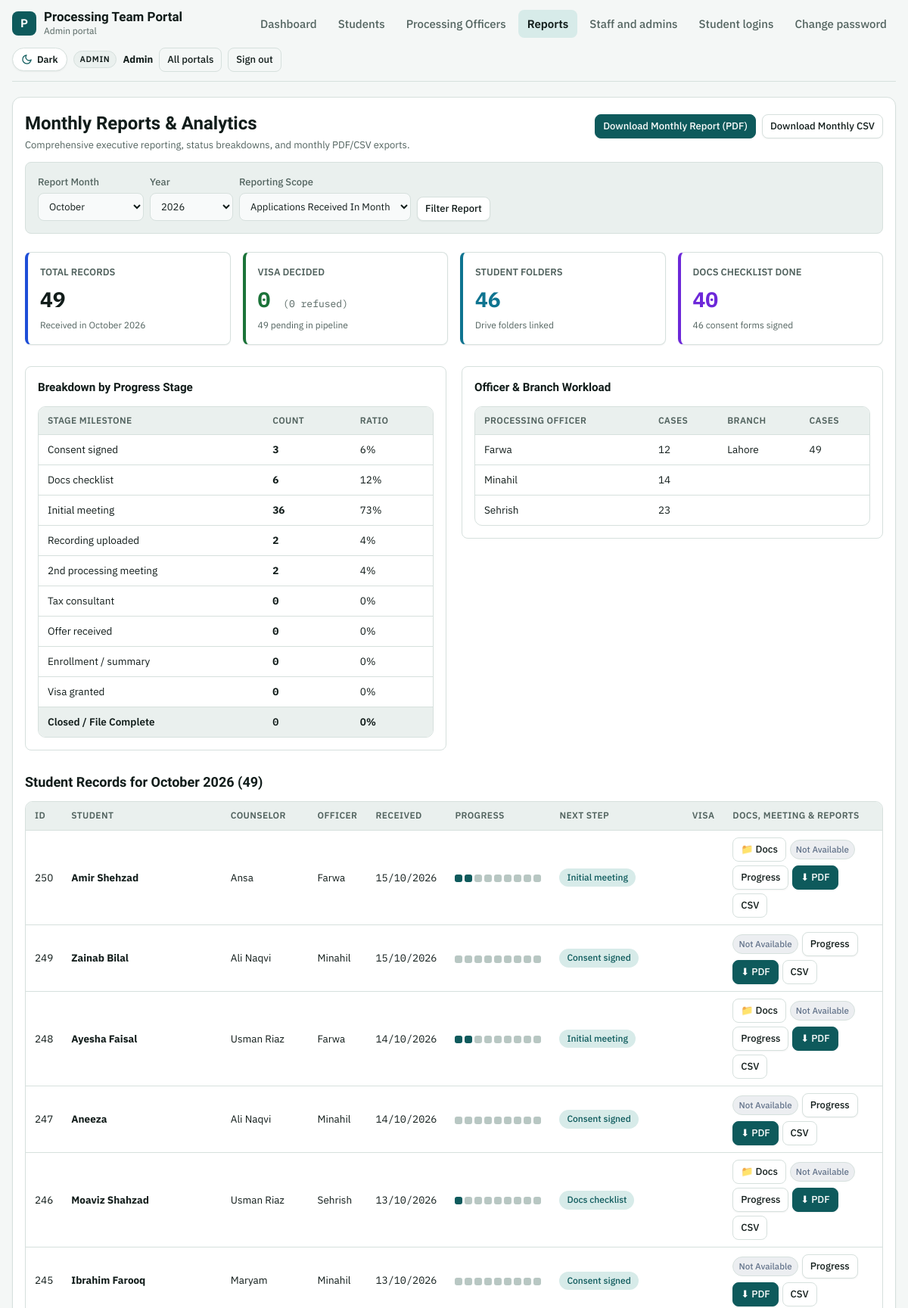
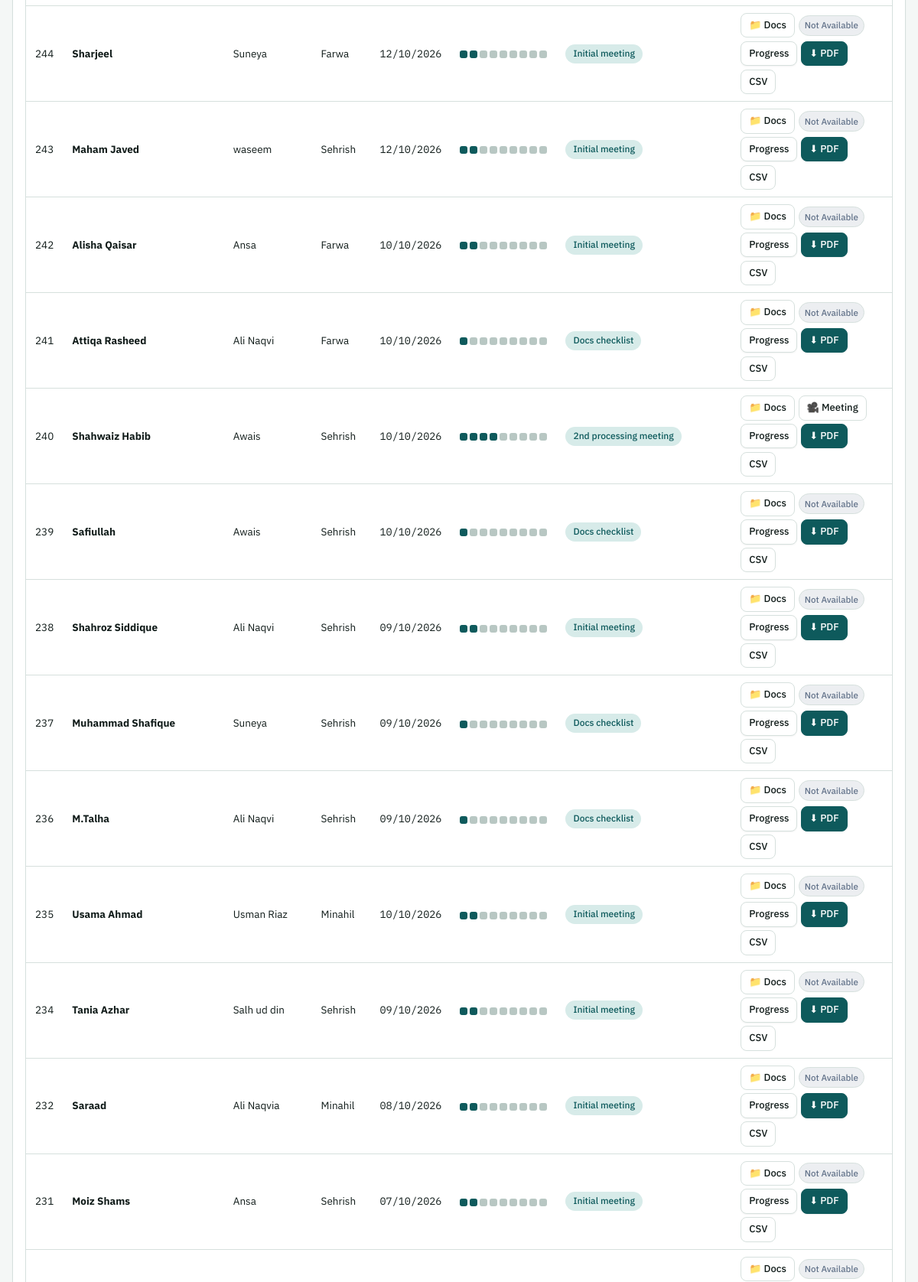
Screenshot of /admin/reports.php (signed in, upper part) with the database file from the repository (2 pictures, top to bottom).
### tables this page shows
CREATE TABLE users (
  id                   INTEGER PRIMARY KEY AUTOINCREMENT,
  name                 TEXT NOT NULL,
  username             TEXT NOT NULL UNIQUE,
  password_hash        TEXT NOT NULL,
  role                 TEXT NOT NULL CHECK(role IN ('admin','officer','student')),
  student_id           INTEGER NULL UNIQUE,
  active               INTEGER NOT NULL DEFAULT 1,
  must_change_password INTEGER NOT NULL DEFAULT 1,
  last_login           TEXT NULL,
  created_at           TEXT NOT NULL, department TEXT DEFAULT 'backend',
  FOREIGN KEY (student_id) REFERENCES students(id) ON DELETE CASCADE
);

CREATE TABLE students (
  id                INTEGER PRIMARY KEY AUTOINCREMENT,
  name              TEXT NOT NULL,
  counselor         TEXT NULL,
  officer_id        INTEGER NULL,
  entered_by        INTEGER NULL,
  refund            TEXT NULL,
  branch            TEXT NULL,
  intake            TEXT NULL,
  received_date     TEXT NULL,
  consult1          TEXT NULL,
  consent           TEXT NULL,
  docs_checklist    TEXT NULL,
  initial_meeting   TEXT NULL,
  follow_up_1       TEXT NULL,
  recorded_uploaded TEXT NULL,
  drive_link        TEXT NULL,
  meeting_priority  TEXT NULL,
  second_meeting    TEXT NULL,
  follow_up_2       TEXT NULL,
  tax_meeting       TEXT NULL,
  follow_up_3       TEXT NULL,
  offer             TEXT NULL,
  consult2          TEXT NULL,
  disc2             TEXT NULL,
  enrollment        TEXT NULL,
  consult3          TEXT NULL,
  disc3             TEXT NULL,
  visa              TEXT NULL,
  last_installment  TEXT NULL,
  remarks           TEXT NULL,
  created_at        TEXT NOT NULL,
  updated_at        TEXT NULL
, csc_status TEXT DEFAULT NULL, csc_verified_at TEXT DEFAULT NULL, csc_verified_by INTEGER DEFAULT NULL, sheet_sr INTEGER, email TEXT, student_password TEXT, portal_id TEXT, portal_password TEXT, shortlisting TEXT, pending_docs_note TEXT, doc_request_date TEXT, enrollment_date TEXT, installment_1 TEXT, installment_2 TEXT, installment_3 TEXT, installment_4 TEXT, threat_cancellation TEXT, meeting_link TEXT, drive_files_json TEXT NULL, frontend_officer_id INTEGER DEFAULT NULL, frontend_officer_name TEXT DEFAULT NULL);

### admin/reports.php (the view, shortened to what the rows shown need)
<?php
require __DIR__ . '/../app/bootstrap.php';
require APP . '/layout.php';
$u = require_role('admin');
$currentYear = (int)date('Y');
$currentMonth = (int)date('n');
$year = (int)get('year');
if ($year < 2020 || $year > $currentYear + 2) {
    $year = $currentYear;
}
$month = (int)get('month');
if ($month < 1 || $month > 12) {
    $month = $currentMonth;
}
$scope = get('scope') === 'active' ? 'active' : 'received';
$startDate = sprintf('%04d-%02d-01', $year, $month);
$endDate = date('Y-m-t', strtotime($startDate));
if ($scope === 'received') {
    $sql = "SELECT s.*, o.name AS officer_name
            FROM students s
            LEFT JOIN users o ON o.id = s.officer_id
            WHERE (s.received_date BETWEEN ? AND ?)
               OR (s.received_date IS NULL AND substr(s.created_at, 1, 10) BETWEEN ? AND ?)
            ORDER BY s.id DESC";
    $params = [$startDate, $endDate, $startDate, $endDate];
}
$students = q($sql, $params)->fetchAll();
$summary = [
    'total'          => count($students),
    'granted'        => 0,
    'refused'        => 0,
    'pending_visa'   => 0,
    'consent_done'   => 0,
    'checklist_done' => 0,
    'drive_folders'  => 0,
    'stage_counts'   => [],
    'officer_counts' => [],
    'branch_counts'  => [],
];
foreach (STAGES as $st) {
    $summary['stage_counts'][$st[0]] = 0;
}
$summary['stage_counts']['Closed'] = 0;
foreach ($students as $s) {
    $ns = next_stage($s);
    if ($ns && isset($summary['stage_counts'][$ns])) {
        $summary['stage_counts'][$ns]++;
    } else {
        $summary['stage_counts']['Closed']++;
    }
    $offName = $s['officer_name'] ?: 'Not assigned';
    $summary['officer_counts'][$offName] = ($summary['officer_counts'][$offName] ?? 0) + 1;
    $brName = $s['branch'] ?: 'Other / Unset';
    $summary['branch_counts'][$brName] = ($summary['branch_counts'][$brName] ?? 0) + 1;
}
$monthNames = [1 => 'January', 2 => 'February', 3 => 'March', 4 => 'April', 5 => 'May', 6 => 'June', 7 => 'July', 8 => 'August', 9 => 'September', 10 => 'October', 11 => 'November', 12 => 'December'];
$selectedMonthName = $monthNames[$month] . ' ' . $year;
page_start('Monthly Reports', $u, PORTALS['admin']['label']);
?>
<section class="panel">
  <div class="panel-h">
    <div>
      <h1>Monthly Reports & Analytics</h1>
    </div>
  </div>
  <div class="grid2" style="margin-bottom: 1.75rem;">
    <div class="report-subpanel">
      <div class="tbl"><table>
        <thead><tr><th>Stage Milestone</th><th>Count</th><th>Ratio</th></tr></thead>
        <tbody>
        <?php foreach (STAGES as $st): $c = $summary['stage_counts'][$st[0]] ?? 0; $pct = round(($c / max(1, $summary['total'])) * 100); ?>
          <tr>
            <td><?= h($st[0]) ?></td>
            <td class="num"><b><?= $c ?></b></td>
            <td><?= $pct ?>%</td>
          </tr>
        <?php endforeach; ?>
        <?php $closed = $summary['stage_counts']['Closed'] ?? 0; ?>
        <tr class="tr-summary">
          <td>Closed / File Complete</td>
          <td class="num"><?= $closed ?></td>
          <td><?= round(($closed / max(1, $summary['total'])) * 100) ?>%</td>
        </tr>
        </tbody>
      </table></div>
    </div>
    <div class="report-subpanel">
      <div class="tbl"><table>
        <thead><tr><th>Processing Officer</th><th>Cases</th><th>Branch</th><th>Cases</th></tr></thead>
        <?php
          $offKeys = array_keys($summary['officer_counts']);
          $brKeys = array_keys($summary['branch_counts']);
          $maxRows = max(count($offKeys), count($brKeys));
          for ($i = 0; $i < $maxRows; $i++):
            $oK = $offKeys[$i] ?? '';
            $oV = $oK !== '' ? $summary['officer_counts'][$oK] : '';
            $bK = $brKeys[$i] ?? '';
            $bV = $bK !== '' ? $summary['branch_counts'][$bK] : '';
        ?>
          <tr>
            <td><?= h($oK) ?></td>
            <td class="num"><?= $oV ?></td>
            <td><?= h($bK) ?></td>
            <td class="num"><?= $bV ?></td>
          </tr>
        <?php endfor; ?>
      </table></div>
    </div>
  </div>
  <div class="panel-h" style="margin-top: 1rem;">
    <h2>Student Records for <?= h($selectedMonthName) ?> (<?= count($students) ?>)</h2>
  </div>
  <?php if (!$students): ?>
    <div class="empty">No student records match <?= h($selectedMonthName) ?> under scope "<?= h($scope) ?>". Try selecting another month or switching to "Active Pipeline Cases".</div>
  <?php else: ?>
  <div class="tbl"><table>
    <thead>
      <tr>
        <th>ID</th>
        <th>Student</th>
        <th>Counselor</th>
        <th>Officer</th>
        <th>Received</th>
        <th>Progress</th>
        <th>Next step</th>
        <th>Visa</th>
        <th>Docs, Meeting & Reports</th>
      </tr>
    </thead>
    <tbody>
    <?php foreach ($students as $s):
      $ns = next_stage($s);
      $dl = safe_link($s['drive_link'] ?? '');
      $hasMeeting = student_has_meeting($s);
      $ml = url('meeting.php?id=' . (int)$s['id']);
    ?>
      <tr>
        <td><?= (int)$s['id'] ?></td>
        <td><a href="<?= h(url('admin/student.php?id=' . $s['id'])) ?>"><b><?= h($s['name']) ?></b></a></td>
        <td><?= h($s['counselor'] ?: '-') ?></td>
        <td><?= h($s['officer_name'] ?: 'Not assigned') ?></td>
        <td class="num"><?= h(fmt_date($s['received_date'])) ?></td>
        <td><a href="<?= h(url('admin/progress.php?id=' . $s['id'])) ?>" title="View student progress" style="text-decoration:none; display:inline-block;"><?= progress_dots($s) ?></a></td>
        <td><?= $ns ? '<span class="pill acc">' . h($ns) . '</span>' : '<span class="pill ok">Closed</span>' ?></td>
        <td><?php if ($s['visa']): ?><span class="pill <?= pill_class($s['visa']) ?>"><?= h($s['visa']) ?></span><?php endif; ?></td>
        <td>
          <div style="display:flex; gap:0.3rem; align-items:center; flex-wrap:wrap;">
            <?php if ($dl): ?>
              <a class="btn sm ghost" href="<?= h($dl) ?>" target="_blank" rel="noopener noreferrer" title="Open Student Documents Folder in Google Drive">📁 Docs</a>
            <?php endif; ?>
            <?php if ($hasMeeting): ?>
              <a class="btn sm ghost" href="<?= h($ml) ?>" target="_blank" rel="noopener noreferrer" title="Open Recorded Meeting Video / Zoom">🎥 Meeting</a>
            <?php else: ?>
              <span class="pill muted" style="font-size:0.72rem; padding:0.2rem 0.45rem; background:rgba(100,116,139,0.12); color:#64748b;" title="Meeting video not available">Not Available</span>
            <?php endif; ?>
            <a class="btn sm" href="<?= h(url('admin/progress.php?id=' . $s['id'])) ?>" title="Live Student Progress">Progress</a>
            <a class="btn sm primary" href="<?= h(url('admin/report.php?id=' . $s['id'] . '&format=pdf')) ?>" title="Download PDF">⬇ PDF</a>
            <a class="btn sm ghost" href="<?= h(url('admin/report.php?id=' . $s['id'] . '&format=csv')) ?>" title="Download CSV">CSV</a>
          </div>
        </td>
      </tr>
    <?php endforeach; ?>
    </tbody>
  </table></div>
  <?php endif; ?>
</section>
<?php
page_end();

### app/layout.php (shortened to what the rows shown need)
<?php
function nav_items(string $role): array {
    return match ($role) {
        'admin'   => ['admin/index.php' => 'Dashboard', 'admin/students.php' => 'Students', 'admin/officers.php' => 'Processing Officers', 'admin/reports.php' => 'Reports', 'admin/staff.php' => 'Staff and admins', 'admin/logins.php' => 'Student logins'],
        'officer' => ['officer/index.php' => 'Dashboard', 'officer/students.php' => 'My students'],
        'student' => ['student/index.php' => 'My file'],
        default   => [],
    };
}
function theme_toggle_btn(): string {
    return '<button type="button" class="theme-toggle" data-theme-toggle aria-label="Switch theme" title="Switch between Light and Dark mode" aria-pressed="false">'
         . '<svg class="icon-sun" viewBox="0 0 24 24" aria-hidden="true"><circle cx="12" cy="12" r="5"/><line x1="12" y1="1" x2="12" y2="3"/><line x1="12" y1="21" x2="12" y2="23"/><line x1="4.22" y1="4.22" x2="5.64" y2="5.64"/><line x1="18.36" y1="18.36" x2="19.78" y2="19.78"/><line x1="1" y1="12" x2="3" y2="12"/><line x1="21" y1="12" x2="23" y2="12"/><line x1="4.22" y1="19.78" x2="5.64" y2="18.36"/><line x1="18.36" y1="5.64" x2="19.78" y2="4.22"/></svg>'
         . '<svg class="icon-moon" viewBox="0 0 24 24" aria-hidden="true"><path d="M21 12.79A9 9 0 1 1 11.21 3 7 7 0 0 0 21 12.79z"/></svg>'
         . '<span data-theme-label>Dark</span>'
         . '</button>';
}
function page_start(string $title, ?array $u = null, string $portalLabel = ''): void {
    global $CONFIG;
    $self = ltrim(substr(parse_url($_SERVER['REQUEST_URI'] ?? '', PHP_URL_PATH) ?: '', strlen(base_url())), '/');
    $cookieTheme = $_COOKIE['ptp_theme'] ?? '';
    $htmlThemeAttr = in_array($cookieTheme, ['light', 'dark'], true) ? ' data-theme="' . h($cookieTheme) . '"' : '';
    ?><!doctype html>
<html lang="en"<?= $htmlThemeAttr ?>>
<head>
<link rel="stylesheet" href="<?= h(url('assets/style.css')) ?>">
</head>
<body>
<div class="wrap">
<?php if ($u): ?>
<header class="top">
  <a class="brand" href="<?= h(url('index.php')) ?>" style="text-decoration:none; color:inherit;"><div class="mark">P</div><div><div class="app"><?= h($CONFIG['app_name']) ?></div><small><?= h($portalLabel) ?></small></div></a>
  <nav class="tabs">
    <?php foreach (nav_items($u['role']) as $href => $label): ?>
      <a href="<?= h(url($href)) ?>" <?= $self === $href ? 'aria-current="page"' : '' ?>><?= h($label) ?></a>
    <?php endforeach; ?>
    <a href="<?= h(url('account/password.php?portal=' . $u['role'])) ?>" <?= $self === 'account/password.php' ? 'aria-current="page"' : '' ?>>Change password</a>
  </nav>
  <div class="who">
    <?= theme_toggle_btn() ?>
    <span class="role"><?= h(ucfirst($u['role'] === 'officer' ? 'Officer' : $u['role'])) ?></span>
    <b><?= h($u['name']) ?></b>
    <a class="btn sm ghost" href="<?= h(url('index.php')) ?>">All portals</a>
    <form method="post" action="<?= h(url('logout.php')) ?>"><button class="btn sm ghost" type="submit">Sign out</button></form>
  </div>
</header>
<?php else: ?>
<div class="guest-topbar">
  <?= theme_toggle_btn() ?>
</div>
<?php endif; ?>
<main>
<?php endforeach;
}
function page_end(): void { ?>
</main>
</div>
</body>
</html>
<?php }
function progress_dots(array $r): string {
    $o = '<span class="steps" title="' . done_count($r) . ' of ' . count(STAGES) . ' steps">';
    foreach (STAGES as $i => $_) $o .= '<i class="' . (stage_done($r, $i) ? 'd' : '') . '"></i>';
    return $o . '</span>';
}

### rows the page displays
users: role "Dashboard", role "Students", role "Processing Officers", role "Reports", role "Staff and admins", role "Student logins", role "ADMIN", name "Admin", must_change_password "0", ($closed/max(1,$summary['total']))*100 "0"
users: students.id "250", students.name "Amir Shehzad", students.counselor "Ansa", name "Farwa", students.received_date "15/10/2026", ns "Initial meeting", shows "Not Available", students.id "248", students.name "Ayesha Faisal", students.counselor "Usman Riaz", students.received_date "14/10/2026", students.id "244", students.name "Sharjeel", students.counselor "Suneya", students.received_date "12/10/2026", students.id "242", students.name "Alisha Qaisar", students.received_date "10/10/2026", students.id "241", students.name "Attiqa Rasheed", students.counselor "Ali Naqvi", ns "Docs checklist"
users: students.id "249", students.name "Zainab Bilal", students.counselor "Ali Naqvi", name "Minahil", students.received_date "15/10/2026", ns "Consent signed", shows "Not Available", students.id "247", students.name "Aneeza", students.received_date "14/10/2026", students.id "245", students.name "Ibrahim Farooq", students.counselor "Maryam", students.received_date "13/10/2026", students.id "235", students.name "Usama Ahmad", students.counselor "Usman Riaz", students.received_date "10/10/2026", ns "Initial meeting", students.id "232", students.name "Saraad", students.counselor "Ali Naqvia", students.received_date "08/10/2026"
users: students.id "246", students.name "Moaviz Shahzad", students.counselor "Usman Riaz", name "Sehrish", students.received_date "13/10/2026", ns "Docs checklist", shows "Not Available", students.id "243", students.name "Maham Javed", students.counselor "waseem", students.received_date "12/10/2026", ns "Initial meeting", students.id "240", students.name "Shahwaiz Habib", students.counselor "Awais", students.received_date "10/10/2026", ns "2nd processing meeting", students.id "239", students.name "Safiullah", students.id "238", students.name "Shahroz Siddique", students.counselor "Ali Naqvi", students.received_date "09/10/2026", students.id "237", students.name "Muhammad Shafique", students.counselor "Suneya", students.id "236", students.name "M.Talha", students.id "234", students.name "Tania Azhar", students.counselor "Salh ud din", students.id "231", students.name "Moiz Shams", students.counselor "Ansa", students.received_date "07/10/2026"

### other values shown
$CONFIG['app_name'] "Processing Team Portal"
$portalLabel "Admin portal"
$summary['total'] "49"
$selectedMonthName "October 2026"
$summary['granted'] "0"
$summary['refused'] "0"
$summary['pending_visa'] "49"
$summary['drive_folders'] "46"
$summary['checklist_done'] "40"
$summary['consent_done'] "46"
$st[0] "Consent signed"
$c "3"
$pct "6"
$st[0] "Docs checklist"
$c "6"
